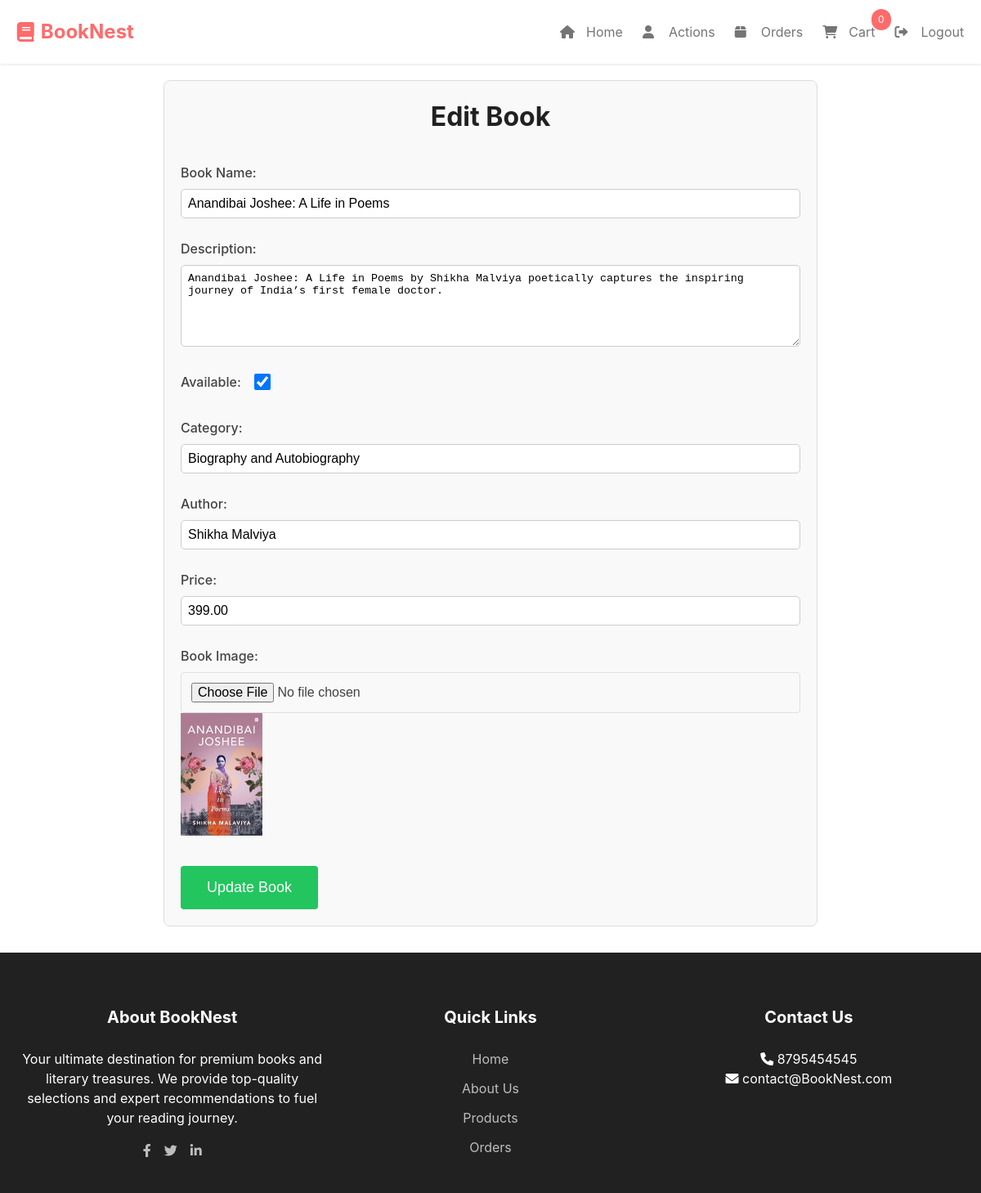
Page /addProduct.php?id=2 (signed in) on the committed database.
### tables this page shows
CREATE TABLE `products` (
  `ProductID` int(11) NOT NULL,
  `Category` varchar(50) DEFAULT NULL,
  `AuthorName` varchar(50) DEFAULT NULL,
  `ProductName` varchar(100) DEFAULT NULL,
  `ImagePath` varchar(255) DEFAULT NULL,
  `Description` text DEFAULT NULL,
  `Price` decimal(10,2) DEFAULT NULL,
  `isAvailable` tinyint(1) NOT NULL DEFAULT 1
);

### addProduct.php (the view, shortened to what this page needs)
<?php
require_once 'require/config.php';
$bookname = "";
$description = "";
$category = "";
$author = "";
$price = "";
$image_path = "";
$book_id = isset($_GET['id']) ? intval($_GET['id']) : null;
if ($book_id) {
    $query = "SELECT * FROM products WHERE ProductID = ?";
    $stmt = $conn->prepare($query);
    $stmt->bind_param("i", $book_id);
    $stmt->execute();
    $result = $stmt->get_result();
    if ($result->num_rows > 0) {
        $book = $result->fetch_assoc();
        $bookname = $book['ProductName'];
        $description = $book['Description'];
        $category = $book['Category'];
        $author = $book['AuthorName'];
        $price = $book['Price'];
        $image_path = $book['ImagePath'];
        $isAvailable = $book['isAvailable'];
    }
}
?>
<!DOCTYPE html>
<html lang="en">
<head>
    <link rel="stylesheet" href="https://cdnjs.cloudflare.com/ajax/libs/font-awesome/6.0.0-beta3/css/all.min.css">
    <link rel="stylesheet" href="css/nav&footer.css">
    <link rel="stylesheet" href="css/index.css">
    <link rel="stylesheet" href="css/addProduct.css">
    <link rel="stylesheet" href="css/alert.css">
</head>
<body>
    <?php require 'require/nav.php'; ?>
    <div class="container">
        <h2 class="section-title"><?= $book_id ? 'Edit' : 'Add' ?> Book</h2>
        <form action="addProduct.php<?= $book_id ? '?id=' . $book_id : '' ?>" method="POST" enctype="multipart/form-data">
            <div class="form-group">
                <label for="bookname">Book Name:</label>
                <input type="text" id="bookname" name="bookname" value="<?= htmlspecialchars($bookname) ?>" required>
            </div>
            <div class="form-group">
                <label for="description">Description:</label>
                <textarea id="description" name="description" required><?= htmlspecialchars($description) ?></textarea>
            </div>
           <?php
           if($book_id): ?>
            <div class="form-group checkbox">
                <label for="isAvailable">Available:</label>
                <input type="checkbox" id="isAvailable" name="isAvailable" <?= $isAvailable ? 'checked' : '' ?>>
            </div>
           <?php endif?>
            <div class="form-group">
                <label for="category">Category:</label>
                <input type="text" id="category" name="category" list="categoryList" value="<?= htmlspecialchars($category) ?>" required>
            </div>
            <div class="form-group">
                <label for="author">Author:</label>
                <input type="text" id="author" name="author" value="<?= htmlspecialchars($author) ?>" required>
            </div>
            <div class="form-group">
                <label for="price">Price:</label>
                <input type="number" step="1" min="1" id="price" name="price" value="<?= htmlspecialchars($price) ?>" required>
            </div>
            <div class="form-group">
                <label for="image">Book Image:</label>
                <input type="file" id="image" name="image" accept="image/*">
                <?php if ($image_path) : ?>
                    <img src="<?= htmlspecialchars($image_path) ?>" alt="Book Image" width="100">
                <?php endif; ?>
            </div>
            <button class="checkout-btn" type="submit" name="submit"><?= $book_id ? 'Update' : 'Add' ?> Book</button>
        </form>
    </div>
</body>
</html>

### css/nav&footer.css (style rules this page uses)
:root { --success: #22c55e; --danger: #ef4444; --gray-200: #EEEEEE; }
#footer { background-color: var(--gray-900); color: #fff; padding: 4rem 1rem 2rem; margin-top: 2rem; }
.footer-content { max-width: 1280px; margin: 0 auto; display: flex; flex-wrap: wrap; text-align: center; }
.footer-section { flex: 1 1 calc(33%); }
.footer-section h3 { font-size: 1.25rem; margin-bottom: 1.5rem; }
.social-links { display: flex; justify-content: center; gap: 1rem; margin-top: 1rem; }
.social-link { color: #fff; opacity: 0.7; transition: opacity 0.2s, color 0.2s; }
.footer-section ul { list-style: none; }
.footer-section ul li { margin-bottom: 0.75rem; }
.footer-section ul a { color: var(--gray-400); text-decoration: none; transition: color 0.2s; }
.checkout-btn { display: inline-block; padding: 1rem 2rem; background: var(--success); color: white; border: none; border-radius: 4px; cursor: pointer; text-decoration: none; font-size: 1.125rem; margin-top: 1rem; transition: opacity 0.2s; }
.form-group { margin-bottom: 1.5rem; }
.form-group label { display: block; margin-bottom: 0.5rem; font-weight: 500; }
.form-group input, .form-group select { width: 100%; padding: 0.75rem; border: 1px solid var(--gray-300); border-radius: 4px; font-size: 1rem; }

### css/index.css (style rules this page uses)
:root { --primary: #FF6B6B; --primary-dark: #EE5253; --secondary: #4ECDC4; --warning: #FFB900; --gray-50: #FAFAFA; --gray-100: #F5F5F5; --gray-200: #EEEEEE; --gray-300: #E0E0E0; --gray-400: #BDBDBD; --gray-500: #9E9E9E; --gray-600: #757575; --gray-700: #616161; --gray-800: #424242; --gray-900: #212121; }
* { margin: 0; padding: 0; box-sizing: border-box; scroll-behavior: smooth; scrollbar-width: thin; scrollbar-color: var(--primary) transparent; }
body { font-family: -apple-system, BlinkMacSystemFont, 'Segoe UI', Roboto, Oxygen, Ubuntu, Cantarell, sans-serif; line-height: 1.5; color: var(--gray-800); }
a { color: unset; text-decoration: none; }
.section-title { text-align: center; font-size: 2rem; margin-bottom: 2rem; color: var(--gray-900); }

### css/addProduct.css (style rules this page uses)
.container { max-width: 800px; margin: 20px auto; padding: 20px; border: 1px solid #ddd; border-radius: 8px; background: #f9f9f9; }
.form-group { margin-bottom: 15px; }
label { display: block; margin-bottom: 5px; }
input[type="text"], input[type="number"], textarea { width: 100%; padding: 8px; margin-bottom: 10px; border: 1px solid #ccc; border-radius: 5px; }
textarea { height: 100px; }
.checkbox { display: flex; justify-content: start; gap: 1rem; align-items: stretch; margin-bottom: 2rem; }
.checkbox label { margin: unset; }
.checkbox input[type="checkbox"] { width: 20px; }

### rows in the picture
products: bookname "Anandibai Joshee: A Life in Poems", description "Anandibai Joshee: A Life in Poems by Shikha Malviya poetically captures the inspiring journey of India’s first female doctor.", isAvailable "☑", category "Biography and Autobiography", author "Shikha Malviya", price "399.00", ImagePath (picture)

### other values in the picture
$cart_count "0"
